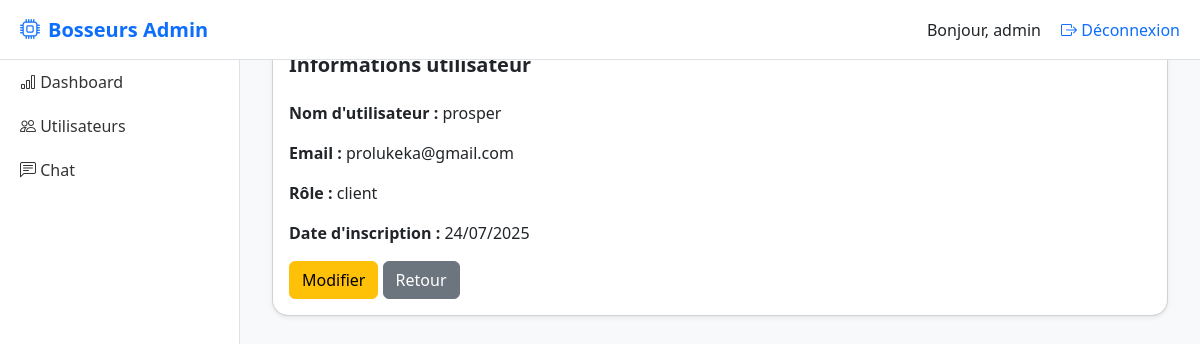
Screenshot of /users/2 (signed in) with the database file from the repository.
### models.py (models this page shows, shortened)
class User(UserMixin, db.Model):
    id = db.Column(db.Integer, primary_key=True)
    username = db.Column(db.String(150), unique=True, nullable=False)
    email = db.Column(db.String(150), unique=True, nullable=False)
    password_hash = db.Column(db.String(200), nullable=False)
    date_created = db.Column(db.DateTime, default=datetime.utcnow)
    role = db.Column(db.String(10), default='client')
    messages = db.relationship('Message', backref='user', lazy=True)
    @property
    def is_admin(self):
        return self.role == 'admin'

### app.py (the view)
@app.route('/users/<int:user_id>')
@login_required
def view_user(user_id):
    if not current_user.is_admin:
        return redirect('/')
    user = User.query.get_or_404(user_id)
    return render_template('admin/user_detail.html', user=user)

### app.py (called while the page is built)
@login_manager.user_loader
def load_user(user_id):
    return User.query.get(int(user_id))

### templates/admin/user_detail.html (shortened to what this page needs)
{% extends 'base.html' %}
{% block content %}
<div class="container py-4">
  <div class="card shadow-sm rounded-4">
    <div class="card-header bg-white border-bottom-0">
      <h5 class="fw-bold mb-0">Informations utilisateur</h5>
    </div>
    <div class="card-body">
      <p><strong>Nom d'utilisateur :</strong> {{ user.username }}</p>
      <p><strong>Email :</strong> {{ user.email }}</p>
      <p><strong>Rôle :</strong> {{ user.role }}</p>
      <p><strong>Date d'inscription :</strong> {{ user.date_created.strftime('%d/%m/%Y') }}</p>
      <a href="{{ url_for('edit_user', user_id=user.id) }}" class="btn btn-warning">Modifier</a>
      <a href="{{ url_for('users') }}" class="btn btn-secondary">Retour</a>
    </div>
  </div>
</div>
{% endblock %}

### templates/base.html (shortened to what this page needs)
<!DOCTYPE html>
<html lang="fr">
<head>
  <link href="{{ url_for('static', filename='css/bootstrap.min.css') }}" rel="stylesheet" />
  <link href="https://cdn.jsdelivr.net/npm/bootstrap-icons@1.10.5/font/bootstrap-icons.css" rel="stylesheet" />
</head>
<body>
  <div class="topbar">
    <h5><i class="bi bi-cpu me-2"></i>Bosseurs Admin</h5>
    <div>
      {% if current_user.is_authenticated %}
        <span class="me-3">Bonjour, {{ current_user.username }}</span>
        <a href="{{ url_for('logout') }}"><i class="bi bi-box-arrow-right"></i> Déconnexion</a>
      {% endif %}
    </div>
  </div>
  <div class="sidebar">
    <ul class="nav flex-column">
      <li class="nav-item">
        <a class="nav-link {% if active_page == 'dashboard' %}active{% endif %}" href="{{ url_for('dashboard') }}">
          <i class="bi bi-bar-chart"></i> Dashboard
        </a>
      </li>
      <li class="nav-item">
        <a class="nav-link {% if active_page == 'users' %}active{% endif %}" href="{{ url_for('users') }}">
          <i class="bi bi-people"></i> Utilisateurs
        </a>
      </li>
      <li class="nav-item">
        <a class="nav-link {% if active_page == 'chat' %}active{% endif %}" href="{{ url_for('chat') }}">
          <i class="bi bi-chat-left-text"></i> Chat
        </a>
      </li>
    </ul>
  </div>
  <div class="content">
    {% block content %}{% endblock %}
  </div>
</body>
</html>

### templates/base.html (style rules this page uses)
body { background-color: #f8f9fa; font-family: 'Segoe UI', sans-serif; }
.sidebar { width: 240px; height: 100vh; position: fixed; top: 0; left: 0; background-color: #ffffff; border-right: 1px solid #dee2e6; padding-top: 60px; }
.sidebar .nav-link { color: #333; padding: 10px 20px; font-weight: 500; }
.content { margin-left: 240px; padding: 20px; min-height: 100vh; }
.topbar { height: 60px; width: 100%; position: fixed; top: 0; left: 0; background-color: #ffffff; border-bottom: 1px solid #dee2e6; z-index: 1000; padding: 0 20px; display: flex; align-items: center; justify-content: space-between; }
.topbar h5 { margin: 0; font-weight: bold; color: #0d6efd; }
.topbar a { color: #0d6efd; font-weight: 500; text-decoration: none; }

### rows the page displays
User: username "admin"
User: username "prosper", email "prolukeka@gmail.com", role "client", date_created "24/07/2025"
